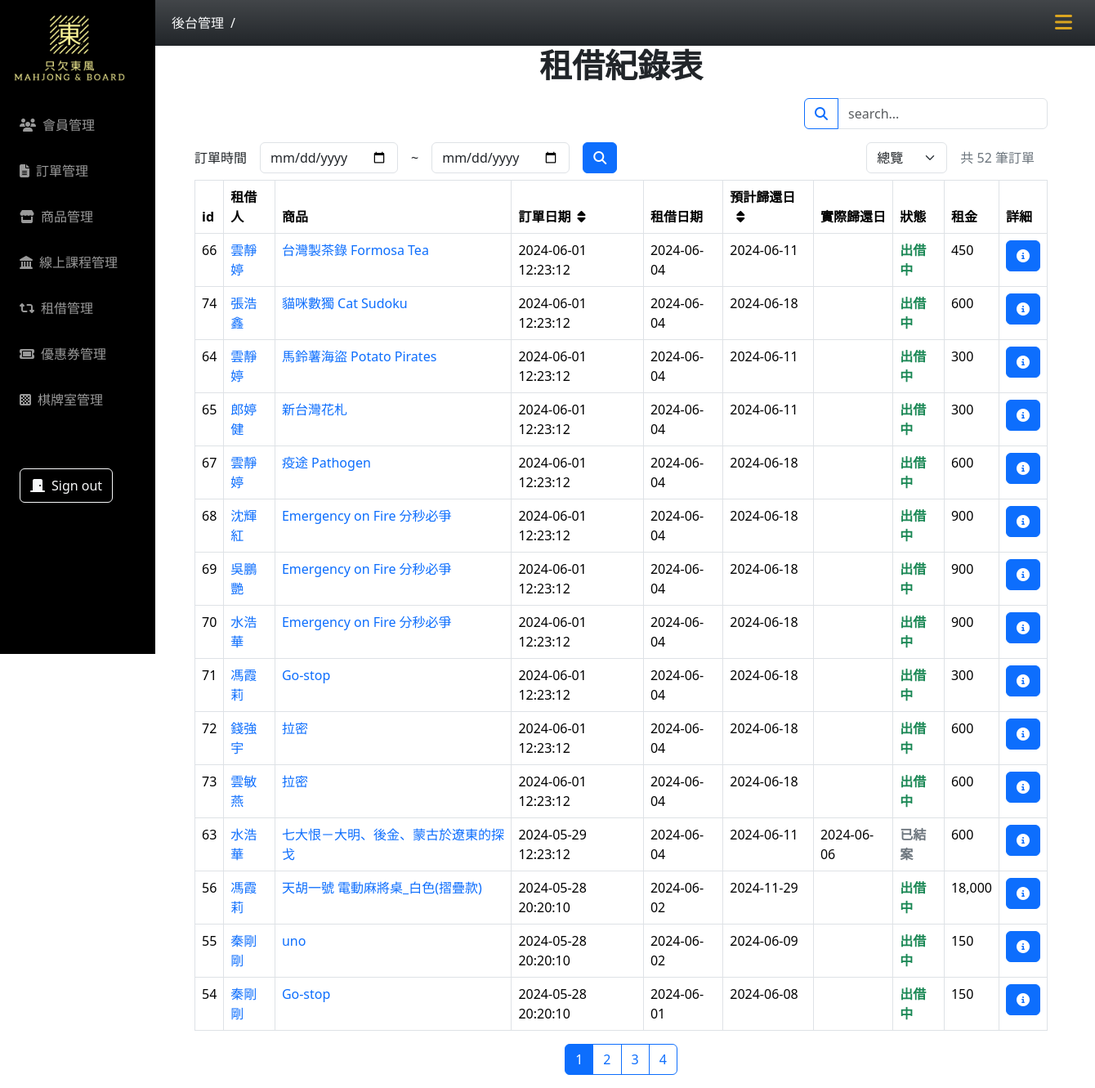
Before: /rent/rent-record-list.php?page=1 with the older database file.
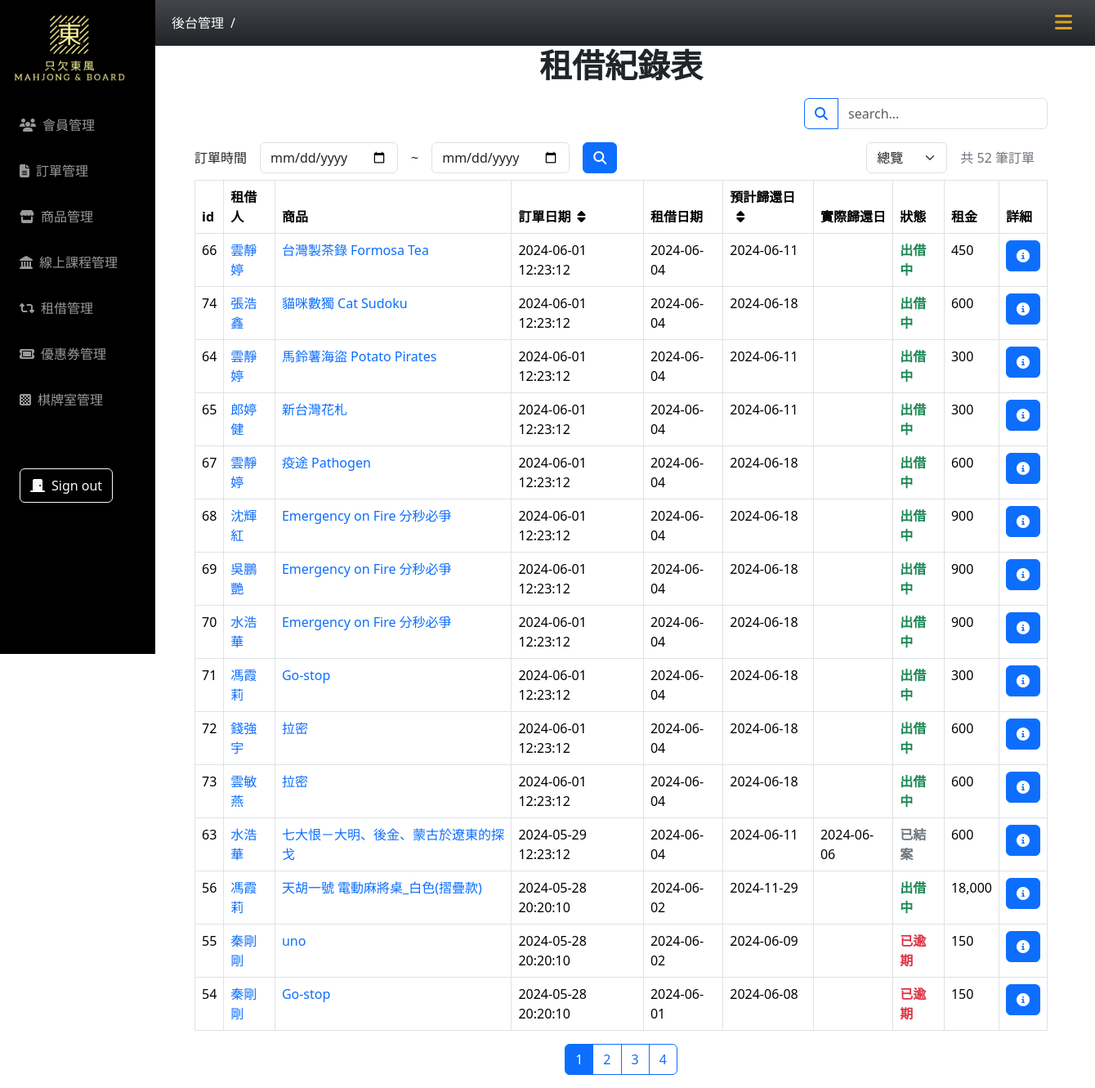
After: the same page with the newer database file.
### tables this page shows
CREATE TABLE `rent_record` (
  `id` int(5) UNSIGNED NOT NULL,
  `user_id` int(5) UNSIGNED NOT NULL,
  `product_id` int(5) UNSIGNED NOT NULL,
  `order_date` datetime NOT NULL,
  `rental_date` date NOT NULL,
  `due_date` date NOT NULL,
  `return_date` date DEFAULT NULL,
  `fine` int(5) DEFAULT NULL,
  `status` int(3) UNSIGNED NOT NULL DEFAULT 1
);

CREATE TABLE `users` (
  `id` int(11) NOT NULL,
  `valid` varchar(10) NOT NULL,
  `username` varchar(50) NOT NULL,
  `account` varchar(50) NOT NULL,
  `password` varchar(255) NOT NULL,
  `city` varchar(20) NOT NULL,
  `Address` varchar(100) NOT NULL,
  `phone` text DEFAULT NULL,
  `email` varchar(50) NOT NULL,
  `birth` varchar(100) NOT NULL,
  `gender` varchar(255) NOT NULL,
  `update_at` timestamp NOT NULL DEFAULT current_timestamp(),
  `created_at` timestamp NOT NULL DEFAULT current_timestamp()
);

CREATE TABLE `rent_product` (
  `id` int(5) UNSIGNED NOT NULL,
  `name` varchar(100) NOT NULL,
  `category_id` int(10) NOT NULL,
  `content` varchar(1000) NOT NULL,
  `img` varchar(100) NOT NULL,
  `quantity` int(4) NOT NULL,
  `quantity_available` int(4) NOT NULL,
  `rent_price_category_id` int(3) NOT NULL,
  `price` int(6) NOT NULL,
  `create_at` date NOT NULL,
  `update_at` date DEFAULT NULL,
  `valid` tinyint(1) NOT NULL DEFAULT 1
);

CREATE TABLE `rent_price_category` (
  `id` int(10) UNSIGNED NOT NULL,
  `range` varchar(20) NOT NULL,
  `rent_price` int(6) NOT NULL,
  `rent_day` int(6) NOT NULL
);

### rent/rent-record-list.php (the view, shortened to what this page needs)
<?php
require_once("../db_connect_mahjong.php");
$sqlReturn  = "SELECT * FROM rent_record WHERE 1";
$resultReturn  = $conn->query($sqlReturn);
$title = "租借紀錄表";
$order = "ORDER BY rent_record.order_date DESC";
$filter = "";
$sql = "SELECT rent_record.*,
users.username AS user_name,
rent_product.name AS rent_product_name,
rent_product.price,
rent_product.rent_price_category_id,
rent_price_category.rent_price,
rent_price_category.rent_day ,
users.id AS user_id,
rent_product.id AS rent_product_id
FROM rent_record JOIN users ON users.id = rent_record.user_id JOIN rent_product ON rent_record.product_id = rent_product.id JOIN rent_price_category ON rent_product.rent_price_category_id = rent_price_category.id WHERE 1 $filter $order";
$result = $conn->query($sql);
$resultCount = $result->num_rows;
if (isset($_GET["page"])) {
    $page = $_GET["page"];
    $prepage = 15;
    $firstItem = ($page - 1) * $prepage;
    $pageCount = ceil($resultCount / $prepage);
    $sqlPage = $sql . " LIMIT $firstItem, $prepage";
} else {
    header("location: rent-record-list.php?page=1");
    exit;
}
$resultPage = $conn->query($sqlPage);
$rows = $resultPage->fetch_all(MYSQLI_ASSOC);
?>
<!doctype html>
<html lang="en">
<head>
    <?php include("../css-mahjong.php") ?>
</head>
<body>
    <?php include("../nav.php"); ?>
    <div class="container main-content px-5">
        <h1 class="text-center fw-semibold "><?= $title ?></h1>
        <div class="d-flex g-3 justify-content-between py-2">
            <div class="d-flex">
                <form action="">
                    <div class="input-group position-relative z-0">
                        <button class="btn btn-outline-primary" type="submit" id="button-addon1"><i class="fa-solid fa-magnifying-glass"></i></button>
                        <input type="text" class="form-control" placeholder="search..." aria-label="Example text with button addon" aria-describedby="button-addon1" name="search">
                    </div>
            </div>
        </div>
        <div class="py-2 d-flex justify-content-between">
            <div>
                <div class="row g-3 align-items-center">
                    <div class="col-auto">
                        訂單時間
                    </div>
                    <div class="col-auto">
                        <input type="date" class="form-control" name="start" id="start_date">
                    </div>
                    <div class="col-auto">~</div>
                    <div class="col-auto">
                        <input type="date" class="form-control" name="end" id="end_date">
                    </div>
                    <div class="col-auto">
                        <button type="submit" class="btn btn-primary"><i class="fa-solid fa-magnifying-glass"></i></button>
                    </div>
                </div>
            </div>
            <div class="d-flex justify-content-center align-items-center">
                <div>
                    <select class="form-select" aria-label="Default select example" id="status">
                        <option value="" <?php if (!isset($_GET["status"])) echo "selected" ?>>總覽</option>
                    </select>
                </div>
                <div class="mx-3">
                    <p class="text-secondary m-0">共 <?= $resultCount ?> 筆訂單</p>
                </div>
            </div>
        </div>
        <table class="table table-bordered">
            <thead>
                <tr>
                    <th>id</th>
                    <th>租借人</th>
                    <th>商品</th>
                    <th>
                        <a href="?page=1&order=2<?= isset($_GET["user"]) ? "&user=" . $_GET["user"] : "" ?><?= isset($_GET["product"]) ? "&product=" . $_GET["product"] : "" ?><?= isset($_GET["search"]) ? "&search=" . $_GET["search"] : "" ?><?= isset($_GET["start"]) ? "&start=" . $_GET["start"] : "" ?><?= isset($_GET["end"]) ? "&end=" . $_GET["end"] : "" ?>" class="order text-black text-decoration-none <?php if (!isset($_GET["order"]) || (int)$_GET["order"] >= 3) echo "d-block" ?>">訂單日期<i class="fa-solid fa-sort ms-2"></i></a>
                    </th>
                    <th>租借日期</th>
                    <th>
                        <a href="?page=1&order=4<?= isset($_GET["user"]) ? "&user=" . $_GET["user"] : "" ?><?= isset($_GET["product"]) ? "&product=" . $_GET["product"] : "" ?><?= isset($_GET["search"]) ? "&search=" . $_GET["search"] : "" ?><?= isset($_GET["start"]) ? "&start=" . $_GET["start"] : "" ?><?= isset($_GET["end"]) ? "&end=" . $_GET["end"] : "" ?>" class="order text-black text-decoration-none <?php if (!isset($_GET["order"]) || (int)$_GET["order"] <= 2) echo "d-block" ?>">預計歸還日<i class="fa-solid fa-sort ms-2"></i></a>
                    </th>
                    <th>實際歸還日</th>
                    <th>狀態</th>
                    <th>租金</th>
                    <th>詳細</th>
                </tr>
            </thead>
            <?php foreach ($rows as $rent_order) : ?>
                <tbody>
                    <tr>
                        <td><?= $rent_order["id"] ?></td>
                        <td><a class="text-decoration-none" href="?page=1&user=<?= $rent_order["user_id"] ?><?= isset($_GET["search"]) ? "&search=" . $_GET["search"] : "" ?><?= isset($_GET["start"]) ? "&start=" . $_GET["start"] : "" ?><?= isset($_GET["end"]) ? "&end=" . $_GET["end"] : "" ?>"><?= $rent_order["user_name"] ?></a></td>
                        <td><a class="text-decoration-none" href="?page=1&product=<?= $rent_order["rent_product_id"] ?><?= isset($_GET["search"]) ? "&search=" . $_GET["search"] : "" ?><?= isset($_GET["start"]) ? "&start=" . $_GET["start"] : "" ?><?= isset($_GET["end"]) ? "&end=" . $_GET["end"] : "" ?>"><?= $rent_order["rent_product_name"] ?></a></td>
                        <td><?= $rent_order["order_date"] ?></td>
                        <td><?= $rent_order["rental_date"] ?></td>
                        <td><?= $rent_order["due_date"] ?></td>
                        <td><?= $rent_order["return_date"] ?></td>
                        <td class="fw-semibold <?php
                                                switch ($rent_order["status"]) {
                                                    case 0:
                                                        echo "text-secondary";
                                                        break;
                                                    case 1:
                                                        echo "text-success";
                                                        break;
                                                    case 2:
                                                        echo "text-danger";
                                                        break;
                                                }
                                                ?>"><?php
                                                    switch ($rent_order["status"]) {
                                                        case 0:
                                                            echo "已結案";
                                                            break;
                                                        case 1:
                                                            echo "出借中";
                                                            break;
                                                        case 2:
                                                            echo "已逾期";
                                                            break;
                                                    }
                                                    ?></td>
                        <td><?php
                            $rental_date = new DateTime($rent_order['rental_date']);
                            $due_date = new DateTime($rent_order['due_date']);
                            $interval = $rental_date->diff($due_date);
                            $days = $interval->days;
                            $rent_price = $days / $rent_order["rent_day"] * $rent_order["rent_price"];
                            echo number_format($rent_price);
                            ?></td>
                        <td>
                            <a href=" rent-record.php?id=<?= $rent_order["id"] ?>" class="btn btn-primary"><i class="fa-solid fa-circle-info"></i></a>
                        </td>
                    </tr>
                </tbody>
            <?php endforeach; ?>
        </table>
        <div class="btn-toolbar justify-content-center pb-3 " role="toolbar" aria-label="Toolbar with button groups">
            <div class="btn-group" role="group" aria-label="First group">
                <?php if (isset($_GET["page"])) : ?>
                    <?php for ($i = 1; $i <= $pageCount; $i++) : ?>
                        <a type="button" class="btn btn-outline-primary <?php if ((int)$page === $i) echo "active" ?>" href="?page=<?= $i ?><?= isset($_GET["order"]) ? "&order=" . $_GET["order"] : "" ?><?= isset($_GET["user"]) ? "&user=" . $_GET["user"] : "" ?><?= isset($_GET["product"]) ? "&product=" . $_GET["product"] : "" ?><?= isset($_GET["search"]) ? "&search=" . $_GET["search"] : "" ?><?= isset($_GET["start"]) ? "&start=" . $_GET["start"] : "" ?><?= isset($_GET["end"]) ? "&end=" . $_GET["end"] : "" ?>"><?= $i ?></a>
                    <?php endfor; ?>
                <?php endif; ?>
            </div>
        </div>
    </div>
</body>
</html>

### css-mahjong.php (shortened to what this page needs)
<link rel="stylesheet" href="https://cdnjs.cloudflare.com/ajax/libs/font-awesome/6.5.2/css/all.min.css" />
<link href="https://cdn.jsdelivr.net/npm/bootstrap@5.3.2/dist/css/bootstrap.min.css" rel="stylesheet" />

### nav.php (shortened to what this page needs)
<header>
    <div class="container-fluid position-fixed bg-dark bg-gradient z-1">
        <nav class="navbar navbar-expand-lg ">
            <div class="collapse navbar-collapse" id="navbarNav">
                <ul class="navbar-nav">
                    <li class="nav-item d-flex align-items-center text-light">
                        <a class="nav-link link-light active" aria-current="page" href="sidebar-nav.php">後台管理</a> / <a class="nav-link link-secondary" href="#"><?php if (isset($_SESSION["group"])) echo $_SESSION["group"] ?></a>
                    </li>
                </ul>
            </div>
            <div class="d-flex justify-content-start mx-3">
                <label for="switch"><i class="hamburger fa-solid fa-bars"></i></label>
            </div>
        </nav>
    </div>
</header>
<aside class="sidebar bg-black position-fixed z-2">
    <div class="logo p-3">
        <a href=""><img class="object-fit-cover" src="../images/logo.png" alt="" /></a>
    </div>
    <div class="d-flex flex-column justify-content-between">
        <ul class="list-unstyle">
            <li>
                <a data-group="會員管理" class="sub-sidebar-switch main-sidebar d-block px-4 py-2 mt-3  text-decoration-none <?php if (isset($_SESSION["group"]) && $_SESSION["group"] === "會員管理") echo "active" ?>"><i class="fa-solid fa-users me-2"></i>會員管理</a>
            </li>
            <li>
                <a data-group="訂單管理" class="sub-sidebar-switch main-sidebar d-block px-4 py-2 mt-3 text-decoration-none <?php if (isset($_SESSION["group"]) && $_SESSION["group"] === "訂單管理") echo "active" ?>"><i class="fa-solid fa-file-lines me-2"></i>訂單管理</a>
            </li>
            <li>
                <a data-group="商品管理" href="../product/product-list.php" class="main-sidebar d-block px-4 py-2 my-3 text-decoration-none <?php if (isset($_SESSION["group"]) && $_SESSION["group"] === "商品管理") echo "active" ?>"><i class="fa-solid fa-store me-2"></i>商品管理</a>
            </li>
            <li>
                <a data-group="線上課程管理" href="../mjphp/course-list.php" class="main-sidebar d-block px-4 py-2 my-3 text-decoration-none <?php if (isset($_SESSION["group"]) && $_SESSION["group"] === "線上課程管理") echo "active" ?>"><i class="fa-solid fa-landmark me-2"></i>線上課程管理</a>
            </li>
            <li>
                <a data-group="租借管理" href="../rent/rent-product-list.php" class="main-sidebar d-block px-4 py-2 my-3 text-decoration-none <?php if (isset($_SESSION["group"]) && $_SESSION["group"] === "租借管理") echo "active" ?>"><i class="fa-solid fa-retweet me-2"></i>租借管理</a>
            </li>
            <li>
                <a data-group="優惠券管理" href="../coupon/coupon-list.php?page=1&order=1" class="main-sidebar d-block px-4 py-2 my-3 text-decoration-none <?php if (isset($_SESSION["group"]) && $_SESSION["group"] === "優惠券管理") echo "active" ?>"><i class="fa-solid fa-ticket me-2"></i>優惠券管理</a>
            </li>
            <li>
                <a data-group="棋牌室管理" href="../mahjong_room/allRooms.php" class="main-sidebar d-block px-4 py-2 my-3 text-decoration-none <?php if (isset($_SESSION["group"]) && $_SESSION["group"] === "棋牌室管理") echo "active" ?>"><i class="fa-solid fa-chess-board me-2"></i>棋牌室管理</a>
            </li>
        </ul>
        <div class="d-flex justify-content-start mt-5">
            <a class="d-block mx-4 py-2 text-decoration-none btn btn-outline-light" href="">
                <i class="fa-solid fa-door-closed me-2"></i>Sign out
            </a>
        </div>
    </div>
</aside>

### css-mahjong.php (style rules this page uses)
:root { --aside-width: 190px; --header-nav-height: 56px; }
.navbar { padding-left: var(--aside-width); }
.sidebar { width: var(--aside-width); height: 100vh; top: 0; }
.sidebar ul { padding: 0; margin: 0; }
.sidebar ul a { color: #999; }
.main-sidebar { cursor: pointer; }
.list-unstyle { list-style: none; }
.logo { width: calc(var(--aside-width) - 20px); }
.object-fit-cover { width: 100%; height: 100%; }
.main-content { margin: 0 0 0 var(--aside-width); padding-top: var(--header-nav-height); }
.hamburger { font-size: 24px; color: goldenrod; cursor: pointer; }

### rent/rent-record-list.php (style rules this page uses)
.order { display: none; }

Changed rows visible on the page:
changed rent_record "uno": status "出借中" → "已逾期"
changed rent_record id 54: status "出借中" → "已逾期"
